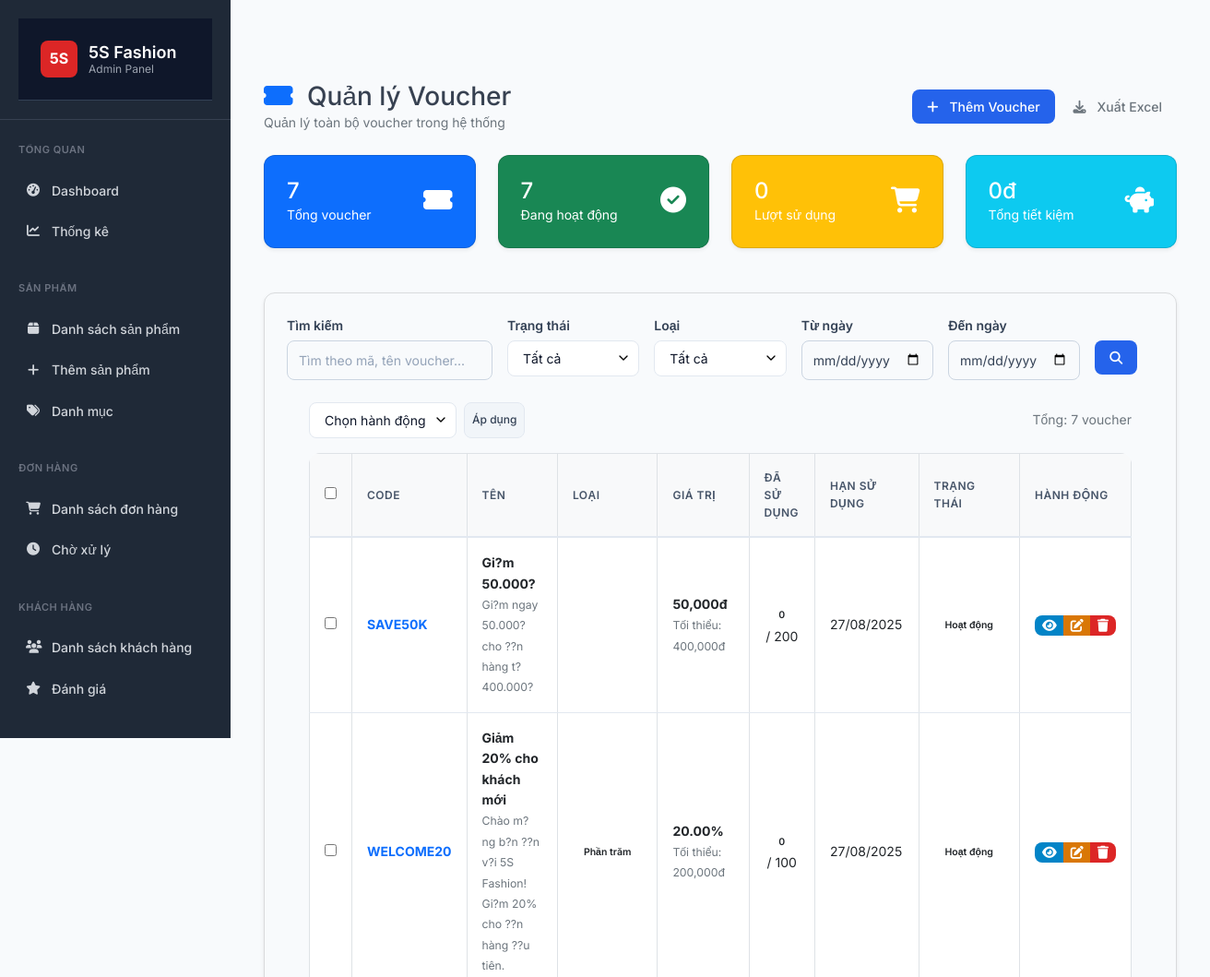
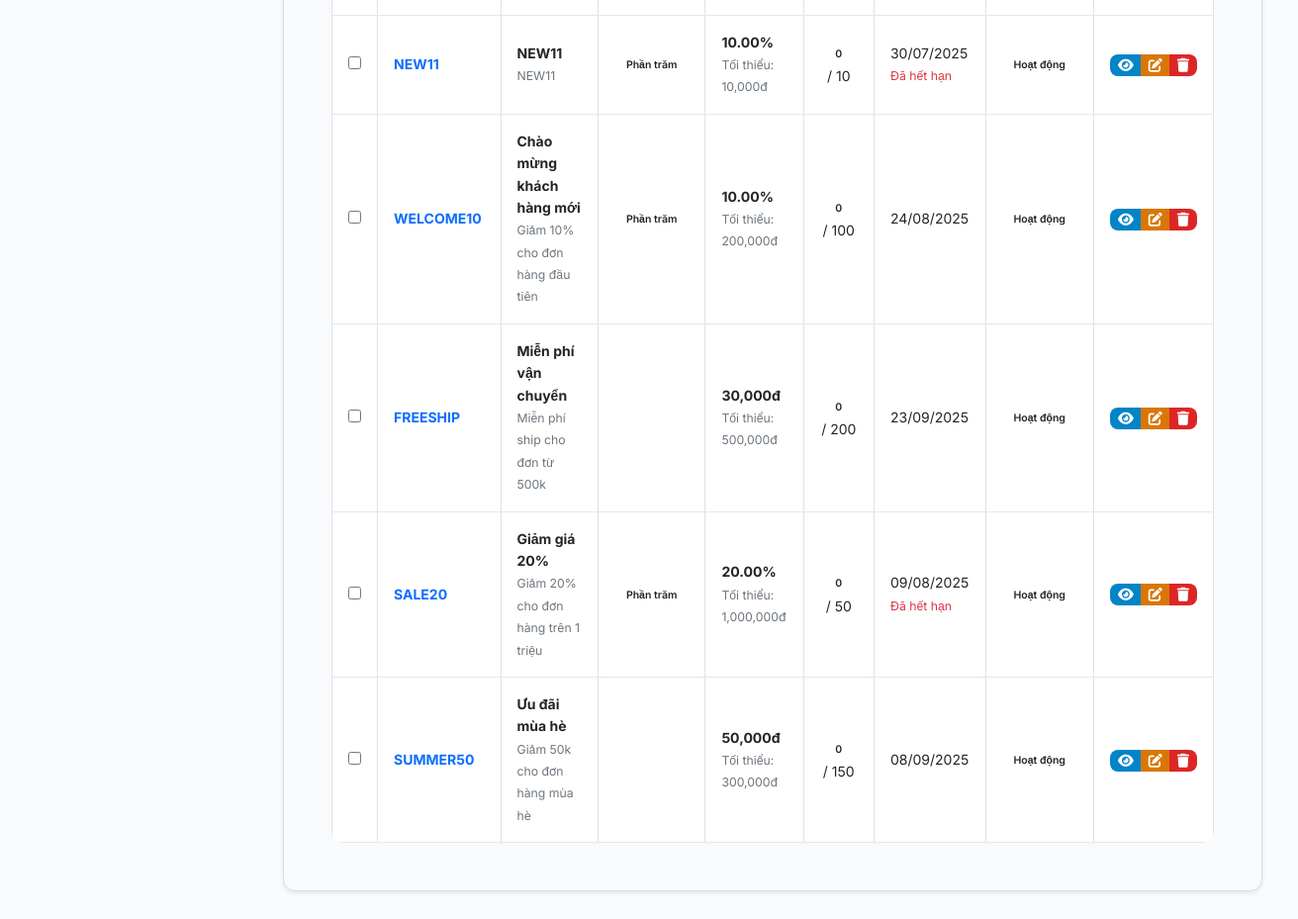
The page /admin/coupons (signed in) on the database its author committed (2 pictures, top to bottom).
### tables this page shows
CREATE TABLE IF NOT EXISTS `coupons` (
  `id` int NOT NULL AUTO_INCREMENT,
  `code` varchar(50) NOT NULL,
  `name` varchar(100) NOT NULL,
  `description` text,
  `type` enum('percentage','fixed_amount') NOT NULL,
  `value` decimal(10,2) NOT NULL,
  `minimum_amount` decimal(10,2) DEFAULT NULL,
  `maximum_discount` decimal(10,2) DEFAULT NULL,
  `usage_limit` int DEFAULT NULL,
  `used_count` int DEFAULT '0',
  `user_limit` int DEFAULT NULL,
  `valid_from` timestamp NULL DEFAULT NULL,
  `valid_until` timestamp NULL DEFAULT NULL,
  `status` enum('active','inactive','expired') DEFAULT 'active',
  `is_featured` tinyint(1) DEFAULT '0',
  `created_at` timestamp NOT NULL DEFAULT CURRENT_TIMESTAMP,
  `updated_at` timestamp NOT NULL DEFAULT CURRENT_TIMESTAMP ON UPDATE CURRENT_TIMESTAMP,
  PRIMARY KEY (`id`),
  UNIQUE KEY `coupons_code_unique` (`code`),
  KEY `coupons_status_index` (`status`),
  KEY `coupons_valid_from_index` (`valid_from`),
  KEY `coupons_valid_until_index` (`valid_until`)
);

### app/views/admin/coupons/index.php (the view, shortened to what the rows shown need)
<div class="container-fluid">
    <div class="row mb-4">
        <div class="col-12">
            <div class="d-flex justify-content-between align-items-center">
                <div>
                    <h1 class="h3 mb-0">
                        <i class="fas fa-ticket-alt text-primary me-2"></i>
                        Quản lý Voucher
                    </h1>
                    <p class="text-muted mb-0">Quản lý toàn bộ voucher trong hệ thống</p>
                </div>
                <div>
                    <a href="/5s-fashion/admin/coupons/create" class="btn btn-primary">
                        <i class="fas fa-plus me-2"></i>
                        Thêm Voucher
                    </a>
                    <button class="btn btn-outline-secondary" onclick="exportCoupons()">
                        <i class="fas fa-download me-2"></i>
                        Xuất Excel
                    </button>
                </div>
            </div>
        </div>
    </div>
    <?php if (isset($stats) && $stats): ?>
    <div class="row mb-4">
        <div class="col-md-3">
            <div class="card bg-primary text-white">
                <div class="card-body">
                    <div class="d-flex justify-content-between">
                        <div>
                            <h4 class="mb-0"><?= $stats['total_coupons'] ?? 0 ?></h4>
                            <p class="mb-0">Tổng voucher</p>
                        </div>
                        <div class="align-self-center">
                            <i class="fas fa-ticket-alt fa-2x"></i>
                        </div>
                    </div>
                </div>
            </div>
        </div>
        <div class="col-md-3">
            <div class="card bg-success text-white">
                <div class="card-body">
                    <div class="d-flex justify-content-between">
                        <div>
                            <h4 class="mb-0"><?= $stats['active_coupons'] ?? 0 ?></h4>
                            <p class="mb-0">Đang hoạt động</p>
                        </div>
                        <div class="align-self-center">
                            <i class="fas fa-check-circle fa-2x"></i>
                        </div>
                    </div>
                </div>
            </div>
        </div>
        <div class="col-md-3">
            <div class="card bg-warning text-white">
                <div class="card-body">
                    <div class="d-flex justify-content-between">
                        <div>
                            <h4 class="mb-0"><?= number_format($stats['total_usage'] ?? 0) ?></h4>
                            <p class="mb-0">Lượt sử dụng</p>
                        </div>
                        <div class="align-self-center">
                            <i class="fas fa-shopping-cart fa-2x"></i>
                        </div>
                    </div>
                </div>
            </div>
        </div>
        <div class="col-md-3">
            <div class="card bg-info text-white">
                <div class="card-body">
                    <div class="d-flex justify-content-between">
                        <div>
                            <h4 class="mb-0"><?= number_format($stats['total_savings'] ?? 0) ?>đ</h4>
                            <p class="mb-0">Tổng tiết kiệm</p>
                        </div>
                        <div class="align-self-center">
                            <i class="fas fa-piggy-bank fa-2x"></i>
                        </div>
                    </div>
                </div>
            </div>
        </div>
    </div>
    <?php endif; ?>
    <div class="card mb-4">
        <div class="card-body">
            <form method="GET" class="row g-3">
                <div class="col-md-3">
                    <label class="form-label">Tìm kiếm</label>
                    <input type="text" name="search" class="form-control"
                           placeholder="Tìm theo mã, tên voucher..."
                           value="<?= htmlspecialchars($filters['search'] ?? '') ?>">
                </div>
                <div class="col-md-2">
                    <label class="form-label">Trạng thái</label>
                    <select name="status" class="form-select">
                        <option value="">Tất cả</option>
                    </select>
                </div>
                <div class="col-md-2">
                    <label class="form-label">Loại</label>
                    <select name="type" class="form-select">
                        <option value="">Tất cả</option>
                    </select>
                </div>
                <div class="col-md-2">
                    <label class="form-label">Từ ngày</label>
                    <input type="date" name="date_from" class="form-control"
                           value="<?= htmlspecialchars($filters['date_from'] ?? '') ?>">
                </div>
                <div class="col-md-2">
                    <label class="form-label">Đến ngày</label>
                    <input type="date" name="date_to" class="form-control"
                           value="<?= htmlspecialchars($filters['date_to'] ?? '') ?>">
                </div>
                <div class="col-md-1">
                    <label class="form-label">&nbsp;</label>
                    <button type="submit" class="btn btn-primary d-block">
                        <i class="fas fa-search"></i>
                    </button>
                </div>
            </form>
                <div class="card-body">
                    <form id="bulkForm" method="POST" action="/5s-fashion/admin/coupons/bulk-action">
                        <div class="d-flex justify-content-between align-items-center mb-3">
                            <div class="d-flex gap-2">
                                <select name="bulk_action" class="form-select form-select-sm" style="width: auto;">
                                    <option value="">Chọn hành động</option>
                                </select>
                                <button type="submit" class="btn btn-sm btn-secondary" onclick="return confirmBulkAction()">Áp dụng</button>
                            </div>
                            <div class="text-muted">
                                Tổng: <?= $totalCoupons ?> voucher
                            </div>
                        </div>
                        <div class="table-responsive">
                            <table class="table table-bordered table-hover">
                                <thead>
                                    <tr>
                                        <th width="30"><input type="checkbox" id="selectAll"></th>
                                        <th>Code</th>
                                        <th>Tên</th>
                                        <th>Loại</th>
                                        <th>Giá trị</th>
                                        <th>Đã sử dụng</th>
                                        <th>Hạn sử dụng</th>
                                        <th>Trạng thái</th>
                                        <th width="120">Hành động</th>
                                    </tr>
                                </thead>
                                <tbody>
                                    <?php if (empty($coupons)): ?>
                                        <tr>
                                            <td colspan="9" class="text-center py-4">
                                                <i class="fas fa-inbox fa-3x text-muted mb-3"></i>
                                                <p class="text-muted">Chưa có voucher nào</p>
                                            </td>
                                        </tr>
                                    <?php else: ?>
                                        <?php foreach ($coupons as $coupon): ?>
                                            <tr>
                                                <td>
                                                    <input type="checkbox" name="coupon_ids[]" value="<?= $coupon['id'] ?>" class="coupon-checkbox">
                                                </td>
                                                <td>
                                                    <strong class="text-primary"><?= htmlspecialchars($coupon['code']) ?></strong>
                                                </td>
                                                <td>
                                                    <div>
                                                        <strong><?= htmlspecialchars($coupon['name']) ?></strong>
                                                        <?php if ($coupon['description']): ?>
                                                            <br><small class="text-muted"><?= htmlspecialchars($coupon['description']) ?></small>
                                                        <?php endif; ?>
                                                    </div>
                                                </td>
                                                <td>
                                                    <span class="badge badge-<?= $coupon['type'] === 'percentage' ? 'primary' : 'info' ?>">
                                                        <?= $coupon['type'] === 'percentage' ? 'Phần trăm' : 'Cố định' ?>
                                                    </span>
                                                </td>
                                                <td>
                                                    <strong>
                                                        <?php if ($coupon['type'] === 'percentage'): ?>
                                                            <?= $coupon['value'] ?>%
                                                        <?php else: ?>
                                                            <?= number_format($coupon['value']) ?>đ
                                                        <?php endif; ?>
                                                    </strong>
                                                    <?php if ($coupon['minimum_amount']): ?>
                                                        <br><small class="text-muted">Tối thiểu: <?= number_format($coupon['minimum_amount']) ?>đ</small>
                                                    <?php endif; ?>
                                                </td>
                                                <td class="text-center">
                                                    <span class="badge badge-secondary"><?= $coupon['used_count'] ?></span>
                                                    <?php if ($coupon['usage_limit']): ?>
                                                        / <?= $coupon['usage_limit'] ?>
                                                    <?php endif; ?>
                                                </td>
                                                <td>
                                                    <?php if ($coupon['valid_until']): ?>
                                                        <?= date('d/m/Y', strtotime($coupon['valid_until'])) ?>
                                                        <?php if (strtotime($coupon['valid_until']) < time()): ?>
                                                            <br><small class="text-danger">Đã hết hạn</small>
                                                        <?php endif; ?>
                                                    <?php else: ?>
                                                        <span class="text-muted">Không giới hạn</span>
                                                    <?php endif; ?>
                                                </td>
                                                <td>
                                                    <?php
                                                    $statusClass = [
                                                        'active' => 'success',
                                                        'inactive' => 'warning',
                                                        'expired' => 'danger'
                                                    ];
                                                    $statusText = [
                                                        'active' => 'Hoạt động',
                                                        'inactive' => 'Tạm dừng',
                                                        'expired' => 'Hết hạn'
                                                    ];
                                                    ?>
                                                    <span class="badge badge-<?= $statusClass[$coupon['status']] ?>">
                                                        <?= $statusText[$coupon['status']] ?>
                                                    </span>
                                                </td>
                                                <td>
                                                    <div class="btn-group btn-group-sm">
                                                        <a href="/5s-fashion/admin/coupons/<?= $coupon['id'] ?>"
                                                           class="btn btn-info btn-sm" title="Xem chi tiết">
                                                            <i class="fas fa-eye"></i>
                                                        </a>
                                                        <a href="/5s-fashion/admin/coupons/<?= $coupon['id'] ?>/edit"
                                                           class="btn btn-warning btn-sm" title="Chỉnh sửa">
                                                            <i class="fas fa-edit"></i>
                                                        </a>
                                                        <?php if ($coupon['used_count'] == 0): ?>
                                                            <button onclick="deleteCoupon(<?= $coupon['id'] ?>)"
                                                                    class="btn btn-danger btn-sm" title="Xóa">
                                                                <i class="fas fa-trash"></i>
                                                            </button>
                                                        <?php endif; ?>
                                                    </div>
                                                </td>
                                            </tr>
                                        <?php endforeach; ?>
                                    <?php endif; ?>
                                </tbody>
                            </table>
                        </div>
                    </form>
                </div>
            </div>
        </div>

### rows shown on the page
coupons: id "7", code "SAVE50K", name "Gi?m 50.000?", description "Gi?m ngay 50.000? cho ??n hàng t? 400.000?", value "50,000", minimum_amount "400,000", used_count "0", usage_limit "200", valid_until "27/08/2025", status "Hoạt động"
coupons: code "WELCOME20", name "Giảm 20% cho khách mới", description "Chào m?ng b?n ??n v?i 5S Fashion! Gi?m 20% cho ??n hàng ??u tiên.", type "Phần trăm", value "20.00", minimum_amount "200,000", used_count "0", usage_limit "100", valid_until "27/08/2025", status "Hoạt động"
coupons: code "NEW11", name "NEW11", description "NEW11", type "Phần trăm", value "10.00", minimum_amount "10,000", used_count "0", usage_limit "10", valid_until "30/07/2025", shows "Đã hết hạn", status "Hoạt động"
coupons: code "WELCOME10", name "Chào mừng khách hàng mới", description "Giảm 10% cho đơn hàng đầu tiên", type "Phần trăm", value "10.00", minimum_amount "200,000", used_count "0", usage_limit "100", valid_until "24/08/2025", status "Hoạt động"
coupons: code "FREESHIP", name "Miễn phí vận chuyển", description "Miễn phí ship cho đơn từ 500k", value "30,000", minimum_amount "500,000", used_count "0", usage_limit "200", valid_until "23/09/2025", status "Hoạt động"
coupons: code "SALE20", name "Giảm giá 20%", description "Giảm 20% cho đơn hàng trên 1 triệu", type "Phần trăm", value "20.00", minimum_amount "1,000,000", used_count "0", usage_limit "50", valid_until "09/08/2025", shows "Đã hết hạn", status "Hoạt động"
coupons: code "SUMMER50", name "Ưu đãi mùa hè", description "Giảm 50k cho đơn hàng mùa hè", value "50,000", minimum_amount "300,000", used_count "0", usage_limit "150", valid_until "08/09/2025", status "Hoạt động"

### other values the page prints
$stats['total_coupons'] "7"
$stats['active_coupons'] "7"
$stats['total_usage'] "0"
$stats['total_savings'] "0"
